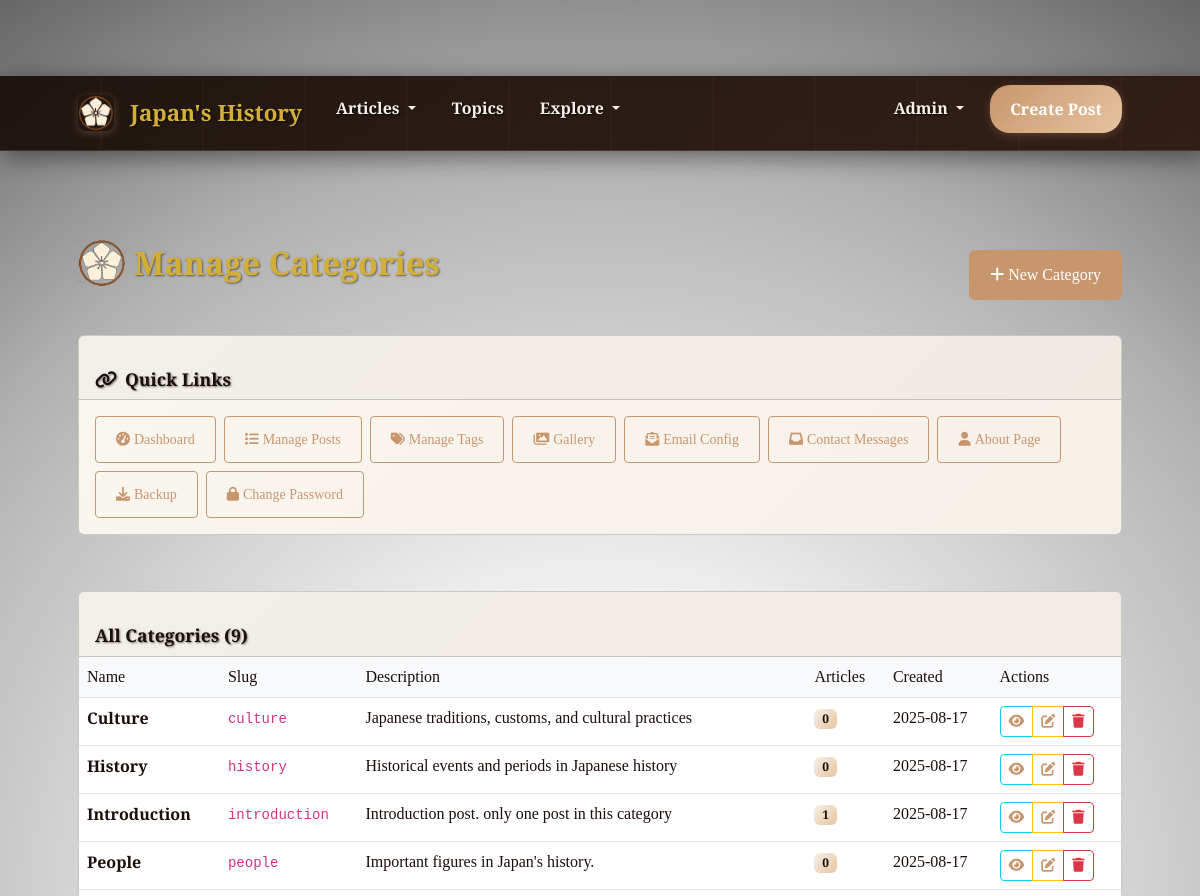
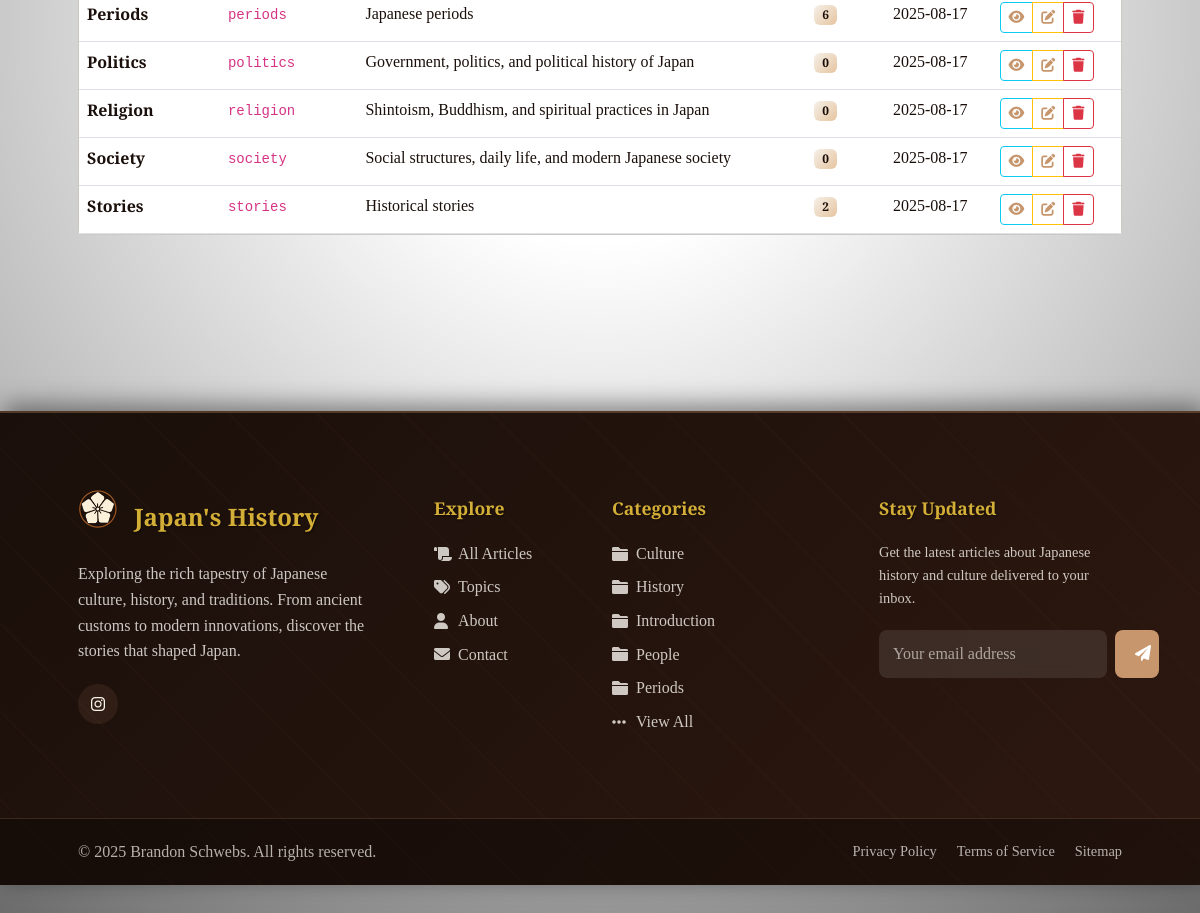
/admin/categories (signed in), run on the app's committed database (2 pictures, top to bottom).
### tables this page shows
CREATE TABLE categories (
                id INTEGER PRIMARY KEY AUTOINCREMENT,
                name TEXT UNIQUE NOT NULL,
                slug TEXT UNIQUE NOT NULL,
                description TEXT,
                created_at TIMESTAMP DEFAULT CURRENT_TIMESTAMP
            );

CREATE TABLE social_links (
                id INTEGER PRIMARY KEY AUTOINCREMENT,
                name TEXT NOT NULL,
                url TEXT NOT NULL,
                icon_class TEXT NOT NULL,
                display_order INTEGER DEFAULT 0,
                is_active BOOLEAN DEFAULT 1,
                created_at TIMESTAMP DEFAULT CURRENT_TIMESTAMP,
                updated_at TIMESTAMP DEFAULT CURRENT_TIMESTAMP
            );

### routes/admin.py (the view)
@admin.route('/admin/categories')
@admin_required
def admin_categories():
    categories = CategoryModel.get_all_categories()
    return render_template('admin/categories.html', categories=categories)

### templates/admin/categories.html (shortened to what this page needs)
{% extends "base.html" %}
{% block content %}
<div class="d-flex justify-content-between align-items-center mb-4">
    <h1 class="d-flex align-items-center" style="font-size: 2rem;"><img src="{{ url_for('static', filename='img/Japanese History Blog Logo - Styled.png') }}" alt="Japan's History Logo" class="me-2" style="height: 48px; width: 48px;">Manage Categories</h1>
    <a href="{{ url_for('admin.admin_create_category') }}" class="btn btn-primary">
        <i class="fas fa-plus me-1"></i>New Category
    </a>
</div>
<div class="row mb-4">
    <div class="col-12">
        <div class="card">
            <div class="card-header d-flex justify-content-between align-items-center">
                <h5 class="mb-0"><i class="fas fa-link me-2"></i>Quick Links</h5>
            </div>
            <div class="card-body">
                <div class="collapse d-md-block" id="quickLinksCollapseCategories">
                    <div class="d-flex flex-wrap gap-2">
                        <a href="{{ url_for('admin.admin_dashboard') }}" class="btn btn-outline-primary btn-sm">
                            <i class="fas fa-tachometer-alt me-1"></i>Dashboard
                        </a>
                        <a href="{{ url_for('admin.admin_posts') }}" class="btn btn-outline-primary btn-sm">
                            <i class="fas fa-list me-1"></i>Manage Posts
                        </a>
                        <a href="{{ url_for('admin.admin_tags') }}" class="btn btn-outline-primary btn-sm">
                            <i class="fas fa-tags me-1"></i>Manage Tags
                        </a>
                        <a href="{{ url_for('admin.admin_gallery') }}" class="btn btn-outline-primary btn-sm">
                            <i class="fas fa-images me-1"></i>Gallery
                        </a>
                        <a href="{{ url_for('admin.admin_email_config') }}" class="btn btn-outline-primary btn-sm">
                            <i class="fas fa-envelope-open-text me-1"></i>Email Config
                        </a>
                        <a href="{{ url_for('admin.admin_contact_messages') }}" class="btn btn-outline-primary btn-sm">
                            <i class="fas fa-inbox me-1"></i>Contact Messages
                        </a>
                        <a href="{{ url_for('admin.admin_about') }}" class="btn btn-outline-primary btn-sm">
                            <i class="fas fa-user me-1"></i>About Page
                        </a>
                        <a href="{{ url_for('admin.admin_backup') }}" class="btn btn-outline-primary btn-sm">
                            <i class="fas fa-download me-1"></i>Backup
                        </a>
                        <a href="{{ url_for('admin.admin_change_password') }}" class="btn btn-outline-primary btn-sm">
                            <i class="fas fa-lock me-1"></i>Change Password
                        </a>
                    </div>
                </div>
            </div>
        </div>
    </div>
</div>
{% if categories %}
<div class="card">
    <div class="card-header">
        <h5 class="mb-0">All Categories ({{ categories|length }})</h5>
    </div>
    <div class="card-body p-0">
        <div class="table-responsive">
            <table class="table table-hover mb-0">
                <thead class="table-light">
                    <tr>
                        <th>Name</th>
                        <th>Slug</th>
                        <th>Description</th>
                        <th>Articles</th>
                        <th>Created</th>
                        <th>Actions</th>
                    </tr>
                </thead>
                <tbody>
                    {% for category in categories %}
                    <tr>
                        <td>
                            <strong>{{ category.name }}</strong>
                        </td>
                        <td>
                            <code>{{ category.slug }}</code>
                        </td>
                        <td>
                            {% if category.description %}
                                {{ category.description[:100] }}{% if category.description|length > 100 %}...{% endif %}
                            {% else %}
                                <span class="text-muted">No description</span>
                            {% endif %}
                        </td>
                        <td>
                            <span class="badge bg-primary">{{ category.post_count }}</span>
                        </td>
                        <td>{{ category.created_at[:10] }}</td>
                        <td>
                            <div class="btn-group btn-group-sm" role="group">
                                <a href="{{ url_for('main.articles_by_category', category_slug=category.slug) }}"
                                   class="btn btn-outline-info" title="View Articles">
                                    <i class="fas fa-eye"></i>
                                </a>
                                <a href="{{ url_for('admin.admin_edit_category', category_id=category.id) }}"
                                   class="btn btn-outline-warning" title="Edit Category">
                                    <i class="fas fa-edit"></i>
                                </a>
                                <button type="button" class="btn btn-outline-danger"
                                        data-bs-toggle="modal"
                                        data-bs-target="#deleteModal{{ category.id }}"
                                        title="Delete Category">
                                    <i class="fas fa-trash"></i>
                                </button>
                            </div>
                        </td>
                    </tr>
                    {% endfor %}
                </tbody>
            </table>
        </div>
    </div>
</div>
{% endif %}
{% endblock %}

### templates/base.html (shortened to what this page needs)
<!DOCTYPE html>
<html lang="en">
<head>
    <link href="https://cdn.jsdelivr.net/npm/bootstrap@5.3.0/dist/css/bootstrap.min.css" rel="stylesheet">
    <link href="https://cdnjs.cloudflare.com/ajax/libs/font-awesome/6.0.0/css/all.min.css" rel="stylesheet">
    <link href="{{ url_for('static', filename='css/style.css') }}" rel="stylesheet">
</head>
<body>
    <nav class="navbar navbar-expand-lg fixed-top navbar-enhanced">
        <div class="container">
            <a class="navbar-brand navbar-brand-enhanced d-flex align-items-center" href="{{ url_for('main.index') }}">
                <img src="{{ url_for('static', filename='img/Japanese History Blog Logo - Styled.png') }}"
                     alt="Japan's History Logo" class="navbar-logo-enhanced me-3">
                Japan's History
            </a>
            <div class="collapse navbar-collapse" id="navbarNav">
                <ul class="navbar-nav me-auto">
                    <li class="nav-item dropdown">
                        <a class="nav-link nav-link-enhanced dropdown-toggle" href="{{ url_for('main.articles') }}"
                           role="button" data-bs-toggle="dropdown" aria-expanded="false">
                            Articles
                        </a>
                    </li>
                    <li class="nav-item">
                        <a class="nav-link nav-link-enhanced" href="{{ url_for('search.all_tags') }}">
                            Topics
                        </a>
                    </li>
                    <li class="nav-item dropdown">
                        <a class="nav-link nav-link-enhanced dropdown-toggle" href="#"
                           role="button" data-bs-toggle="dropdown" aria-expanded="false">
                            Explore
                        </a>
                    </li>
                </ul>
                <ul class="navbar-nav">
                    {% if is_admin_logged_in %}
                    <li class="nav-item dropdown d-flex align-items-center">
                        <a class="nav-link nav-link-enhanced dropdown-toggle" href="#"
                           role="button" data-bs-toggle="dropdown">
                            Admin
                        </a>
                    </li>
                    {% endif %}
                    {% if is_admin_logged_in %}
                    <li class="nav-item d-flex align-items-center">
                        <a class="nav-cta-btn" href="{{ url_for('posts.create_post') }}">
                            Create Post
                        </a>
                    </li>
                    {% else %}
                    <li class="nav-item">
                        <a class="nav-link nav-link-enhanced" href="{{ url_for('auth.admin_login') }}">
                            Admin
                        </a>
                    </li>
                    {% endif %}
                </ul>
            </div>
        </div>
    </nav>
    <main class="content-section">
        <div class="container mt-4">
            {% block content %}{% endblock %}
        </div>
    </main>
    <footer class="footer-enhanced">
        <div class="footer-main">
            <div class="container">
                <div class="row">
                    <div class="col-lg-4 col-md-6 mb-4">
                        <div class="footer-brand">
                            <div class="d-flex align-items-center mb-3">
                                <img src="{{ url_for('static', filename='img/Japanese History Blog Logo - Styled.png') }}"
                                     alt="Japan's History Logo" class="me-3" style="height: 40px; width: 40px; border-radius: 8px;">
                                <h4>Japan's History</h4>
                            </div>
                            <p>Exploring the rich tapestry of Japanese culture, history, and traditions. From ancient customs to modern innovations, discover the stories that shaped Japan.</p>
                            {% if social_links %}
                            <div class="footer-social">
                                {% for link in social_links %}
                                <a href="{{ link.url }}" class="social-link" title="{{ link.name }}" target="_blank" rel="noopener noreferrer">
                                    <i class="{{ link.icon_class }}"></i>
                                </a>
                                {% endfor %}
                            </div>
                            {% endif %}
                        </div>
                    </div>
                    <div class="col-lg-2 col-md-6 mb-4">
                        <div class="footer-links">
                            <h5>Explore</h5>
                            <ul>
                                <li><a href="{{ url_for('main.articles') }}">
                                    <i class="fas fa-scroll"></i>All Articles
                                </a></li>
                                <li><a href="{{ url_for('search.all_tags') }}">
                                    <i class="fas fa-tags"></i>Topics
                                </a></li>
                                <li><a href="{{ url_for('main.about') }}">
                                    <i class="fas fa-user"></i>About
                                </a></li>
                                <li><a href="{{ url_for('main.contact') }}">
                                    <i class="fas fa-envelope"></i>Contact
                                </a></li>
                            </ul>
                        </div>
                    </div>
                    <div class="col-lg-3 col-md-6 mb-4">
                        <div class="footer-links">
                            <h5>Categories</h5>
                            <ul>
                                {% for category in categories[:5] %}
                                <li><a href="{{ url_for('main.articles_by_category', category_slug=category.slug) }}">
                                    <i class="fas fa-folder"></i>{{ category.name }}
                                </a></li>
                                {% endfor %}
                                {% if categories|length > 5 %}
                                <li><a href="{{ url_for('main.articles') }}">
                                    <i class="fas fa-ellipsis-h"></i>View All
                                </a></li>
                                {% endif %}
                            </ul>
                        </div>
                    </div>
                    <div class="col-lg-3 col-md-6 mb-4">
                        <div class="footer-links">
                            <h5>Stay Updated</h5>
                            <p style="color: var(--text-warm); opacity: 0.8; font-size: 0.9rem;">
                                Get the latest articles about Japanese history and culture delivered to your inbox.
                            </p>
                            <form class="newsletter-form">
                                <input type="email" class="newsletter-input" placeholder="Your email address" required>
                                <button type="submit" class="newsletter-btn">
                                    <i class="fas fa-paper-plane"></i>
                                </button>
                            </form>
                        </div>
                    </div>
                </div>
            </div>
        </div>
        <div class="footer-bottom">
            <div class="container">
                <div class="footer-bottom-content">
                    <p class="footer-copyright">
                        &copy; 2025 Brandon Schwebs. All rights reserved.
                    </p>
                    <div class="footer-legal">
                        <a href="#">Privacy Policy</a>
                        <a href="#">Terms of Service</a>
                        <a href="#">Sitemap</a>
                    </div>
                </div>
            </div>
        </div>
    </footer>
    <link href="https://cdn.quilljs.com/1.3.7/quill.snow.css" rel="stylesheet">
</body>
</html>

### data on the page
categories: name "Culture", slug "culture", description "Japanese traditions, customs, and cultural practices", post_count "0", created_at "2025-08-17"
categories: name "History", slug "history", description "Historical events and periods in Japanese history", post_count "0", created_at "2025-08-17"
categories: name "Introduction", slug "introduction", description "Introduction post. only one post in this category", post_count "1", created_at "2025-08-17"
categories: name "People", slug "people", description "Important figures in Japan's history.", post_count "0", created_at "2025-08-17"
categories: name "Periods", slug "periods", description "Japanese periods", post_count "6", created_at "2025-08-17"
categories: name "Politics", slug "politics", description "Government, politics, and political history of Japan", post_count "0", created_at "2025-08-17"
categories: name "Religion", slug "religion", description "Shintoism, Buddhism, and spiritual practices in Japan", post_count "0", created_at "2025-08-17"
categories: name "Society", slug "society", description "Social structures, daily life, and modern Japanese society", post_count "0", created_at "2025-08-17"
categories: name "Stories", slug "stories", description "Historical stories", post_count "2", created_at "2025-08-17"

### other printed values
{{ categories|length }} "9"
